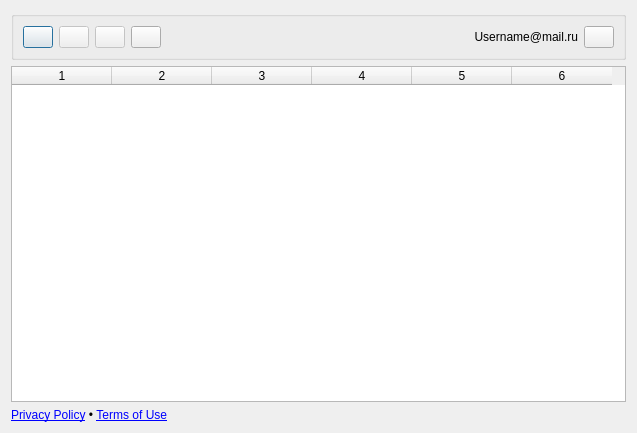
<?xml version="1.0" encoding="UTF-8"?>
<ui version="4.0">
 <class>FlexgisQGISDialogBase</class>
 <widget class="QDialog" name="FlexgisQGISDialogBase">
  <property name="geometry">
   <rect>
    <x>0</x>
    <y>0</y>
    <width>637</width>
    <height>433</height>
   </rect>
  </property>
  <property name="minimumSize">
   <size>
    <width>600</width>
    <height>0</height>
   </size>
  </property>
  <property name="maximumSize">
   <size>
    <width>16777215</width>
    <height>16777215</height>
   </size>
  </property>
  <property name="windowTitle">
   <string>FlexGIS - User data</string>
  </property>
  <layout class="QVBoxLayout" name="verticalLayout">
   <item>
    <widget class="QGroupBox" name="horizontalGroupBox">
     <property name="title">
      <string/>
     </property>
     <layout class="QHBoxLayout" name="horizontalLayout_3">
      <item>
       <widget class="QPushButton" name="button_add">
        <property name="minimumSize">
         <size>
          <width>30</width>
          <height>0</height>
         </size>
        </property>
        <property name="maximumSize">
         <size>
          <width>30</width>
          <height>16777215</height>
         </size>
        </property>
        <property name="cursor">
         <cursorShape>PointingHandCursor</cursorShape>
        </property>
        <property name="toolTip">
         <string>Upload layer</string>
        </property>
        <property name="text">
         <string/>
        </property>
       </widget>
      </item>
      <item>
       <widget class="QPushButton" name="button_delete">
        <property name="enabled">
         <bool>false</bool>
        </property>
        <property name="minimumSize">
         <size>
          <width>30</width>
          <height>0</height>
         </size>
        </property>
        <property name="maximumSize">
         <size>
          <width>30</width>
          <height>16777215</height>
         </size>
        </property>
        <property name="cursor">
         <cursorShape>PointingHandCursor</cursorShape>
        </property>
        <property name="toolTip">
         <string>Remove selected layers</string>
        </property>
        <property name="text">
         <string/>
        </property>
       </widget>
      </item>
      <item>
       <widget class="QPushButton" name="button_edit">
        <property name="enabled">
         <bool>false</bool>
        </property>
        <property name="minimumSize">
         <size>
          <width>30</width>
          <height>0</height>
         </size>
        </property>
        <property name="maximumSize">
         <size>
          <width>30</width>
          <height>16777215</height>
         </size>
        </property>
        <property name="cursor">
         <cursorShape>PointingHandCursor</cursorShape>
        </property>
        <property name="toolTip">
         <string>Edit selected layer</string>
        </property>
        <property name="text">
         <string/>
        </property>
       </widget>
      </item>
      <item>
       <widget class="QPushButton" name="button_refresh">
        <property name="minimumSize">
         <size>
          <width>30</width>
          <height>0</height>
         </size>
        </property>
        <property name="maximumSize">
         <size>
          <width>30</width>
          <height>16777215</height>
         </size>
        </property>
        <property name="cursor">
         <cursorShape>PointingHandCursor</cursorShape>
        </property>
        <property name="toolTip">
         <string>Refresh</string>
        </property>
        <property name="text">
         <string/>
        </property>
       </widget>
      </item>
      <item>
       <widget class="QLabel" name="header_label">
        <property name="minimumSize">
         <size>
          <width>350</width>
          <height>0</height>
         </size>
        </property>
        <property name="text">
         <string/>
        </property>
        <property name="alignment">
         <set>Qt::AlignBottom|Qt::AlignLeading|Qt::AlignLeft</set>
        </property>
        <property name="wordWrap">
         <bool>true</bool>
        </property>
        <property name="textInteractionFlags">
         <set>Qt::LinksAccessibleByKeyboard|Qt::LinksAccessibleByMouse</set>
        </property>
       </widget>
      </item>
      <item>
       <widget class="QLabel" name="username_label">
        <property name="text">
         <string>Username@mail.ru</string>
        </property>
        <property name="alignment">
         <set>Qt::AlignRight|Qt::AlignTrailing|Qt::AlignVCenter</set>
        </property>
       </widget>
      </item>
      <item>
       <widget class="QPushButton" name="button_logout">
        <property name="minimumSize">
         <size>
          <width>30</width>
          <height>0</height>
         </size>
        </property>
        <property name="maximumSize">
         <size>
          <width>30</width>
          <height>16777215</height>
         </size>
        </property>
        <property name="cursor">
         <cursorShape>PointingHandCursor</cursorShape>
        </property>
        <property name="toolTip">
         <string>Log out</string>
        </property>
        <property name="text">
         <string/>
        </property>
       </widget>
      </item>
     </layout>
    </widget>
   </item>
   <item>
    <layout class="QHBoxLayout" name="horizontalLayout_2" stretch="0">
     <item>
      <widget class="QTableWidget" name="layer_table">
       <property name="sizePolicy">
        <sizepolicy hsizetype="Expanding" vsizetype="Expanding">
         <horstretch>0</horstretch>
         <verstretch>0</verstretch>
        </sizepolicy>
       </property>
       <property name="columnCount">
        <number>6</number>
       </property>
       <column/>
       <column/>
       <column/>
       <column/>
       <column/>
       <column/>
      </widget>
     </item>
    </layout>
   </item>
   <item>
    <layout class="QHBoxLayout" name="horizontalLayout" stretch="0">
     <item>
      <widget class="QLabel" name="footer_label">
       <property name="minimumSize">
        <size>
         <width>350</width>
         <height>0</height>
        </size>
       </property>
       <property name="text">
        <string>&lt;html&gt;&lt;head/&gt;&lt;body&gt;&lt;p&gt;&lt;a href=&quot;privacy_policy&quot;&gt;Privacy Policy&lt;/a&gt; •  &lt;a href=&quot;terms_of_use&quot;&gt;Terms of Use&lt;/a&gt;&lt;/p&gt;&lt;/body&gt;&lt;/html&gt;</string>
       </property>
       <property name="alignment">
        <set>Qt::AlignBottom|Qt::AlignLeading|Qt::AlignLeft</set>
       </property>
       <property name="wordWrap">
        <bool>true</bool>
       </property>
       <property name="textInteractionFlags">
        <set>Qt::LinksAccessibleByKeyboard|Qt::LinksAccessibleByMouse</set>
       </property>
      </widget>
     </item>
    </layout>
   </item>
  </layout>
 </widget>
 <resources/>
 <connections/>
</ui>
